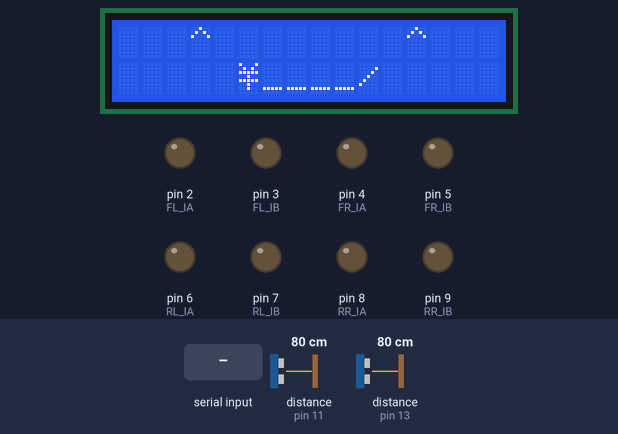
Bench run of a sketch on a simulated Arduino Uno, built with avr-gcc and run on an emulated ATmega328P. Parts: 16×2 character LCD, output pins drawn as LEDs (lit = HIGH). Inputs (shaded band) come from the test bench; at power-on: distance to the obstacle (sensors on pin 13, pin 11) 80 cm. The echo pulse lasts 58.3 µs per cm; pins used as bus, display or sensor lines are not drawn; what the sketch prints to the serial monitor is not drawn.

Above: at 1.2 s.
1.3 s: byte 49 ('1') received over Serial
At 3.3 s:
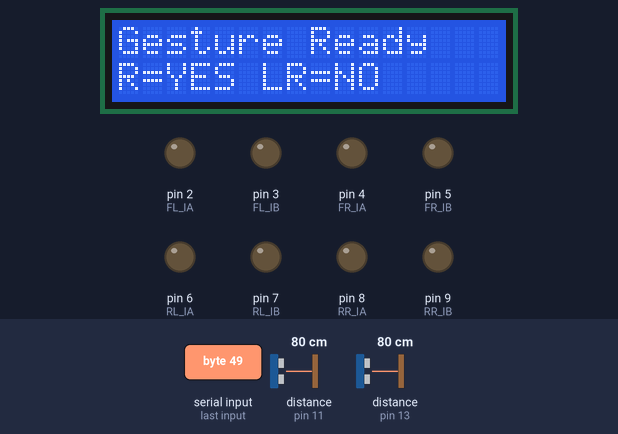
3.8 s: distance to the obstacle (sensor on pin 13) set to 2 cm
At 6.0 s:
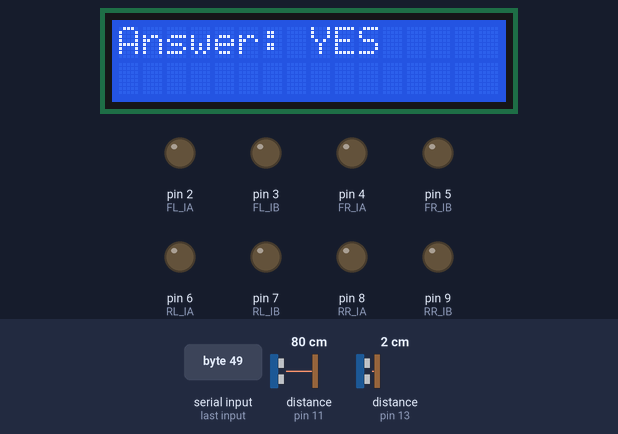
6.8 s: byte 50 ('2') received over Serial
At 8.6 s:
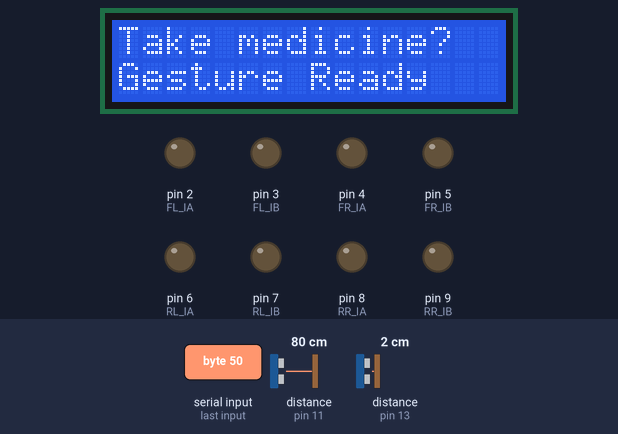
12.8 s: byte 51 ('3') received over Serial
At 13.6 s:
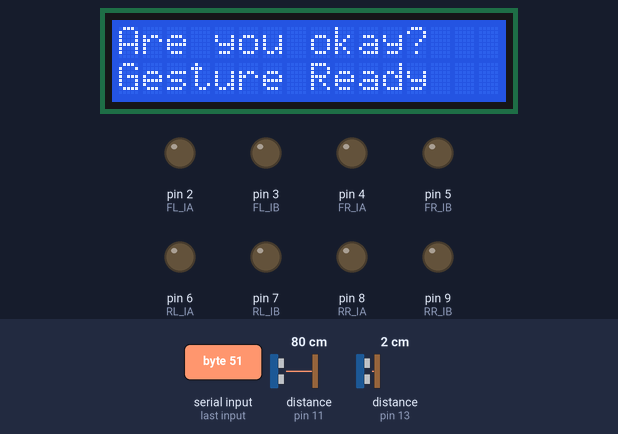
15.3 s: "F\n" received over Serial
At 18.6 s:
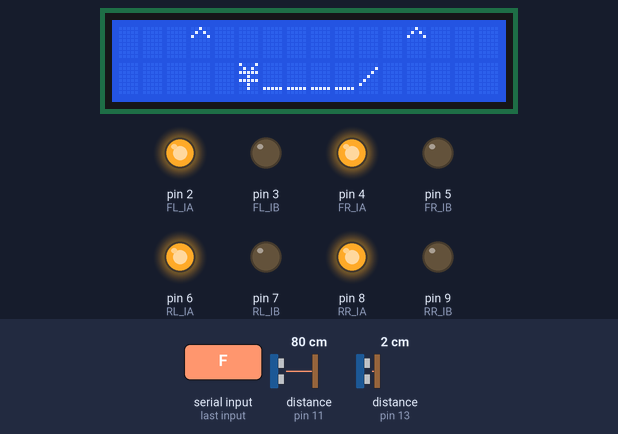
Timing chart, 0 to 19.3 s (numbered marks = the images above; inputs shaded):
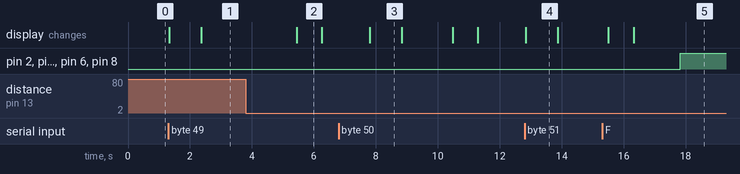

The sketch:

gaonbot_uno.ino
```cpp
#include <Wire.h>
#include <LiquidCrystal_I2C.h>

LiquidCrystal_I2C lcd(0x27, 16, 2);


const int FL_IA = 2;
const int FL_IB = 3;

const int FR_IA = 4;
const int FR_IB = 5;

const int RL_IA = 6;
const int RL_IB = 7;

const int RR_IA = 8;
const int RR_IB = 9;

// =====================
// 초음파 센서 핀
// =====================
const int LEFT_TRIG = 10;
const int LEFT_ECHO = 11;

const int RIGHT_TRIG = 12;
const int RIGHT_ECHO = 13;

// =====================
// 제스처 설정
// =====================
const int HAND_DISTANCE = 7;
const unsigned long GESTURE_TIME = 8000;
const unsigned long YES_HOLD_TIME = 1500;
const int NO_ALTERNATE_COUNT = 3;

void setup() {
  // UNO 기본 시리얼 D0/D1 사용
  // ESP32-CAM과 통신 속도 4800
  Serial.begin(4800);

  pinMode(FL_IA, OUTPUT);
  pinMode(FL_IB, OUTPUT);

  pinMode(FR_IA, OUTPUT);
  pinMode(FR_IB, OUTPUT);

  pinMode(RL_IA, OUTPUT);
  pinMode(RL_IB, OUTPUT);

  pinMode(RR_IA, OUTPUT);
  pinMode(RR_IB, OUTPUT);

  pinMode(LEFT_TRIG, OUTPUT);
  pinMode(LEFT_ECHO, INPUT);

  pinMode(RIGHT_TRIG, OUTPUT);
  pinMode(RIGHT_ECHO, INPUT);

  stopMotor();

  lcd.init();
  lcd.backlight();

  showHappyFace();
}

void loop() {
  if (Serial.available()) {
    char cmd = Serial.read();

    if (cmd != '\n' && cmd != '\r') {
      runCommand(cmd);
    }
  }
}

void runCommand(char cmd) {
  if (cmd == 'F' || cmd == 'f') {
    forward();
  }
  else if (cmd == 'B' || cmd == 'b') {
    backward();
  }
  else if (cmd == 'L' || cmd == 'l') {
    left();
  }
  else if (cmd == 'R' || cmd == 'r') {
    right();
  }
  else if (cmd == 'S' || cmd == 's') {
    stopMotor();
  }
  else if (cmd == '1') {
    stopMotor();
    showMessageAndGesture("Did you eat?");
  }
  else if (cmd == '2') {
    stopMotor();
    showMessageAndGesture("Take medicine?");
  }
  else if (cmd == '3') {
    stopMotor();
    showMessageAndGesture("Are you okay?");
  }
  else if (cmd == 'T' || cmd == 't') {
    sendYesToESP();
    showYesFace();
    delay(1500);
    showHappyFace();
  }
}

// =====================
// LCD 얼굴
// =====================
void showHappyFace() {
  lcd.clear();

  lcd.setCursor(3, 0);
  lcd.print("^");

  lcd.setCursor(12, 0);
  lcd.print("^");

  lcd.setCursor(5, 1);
  lcd.print("\\____/");
}

void showYesFace() {
  lcd.clear();

  lcd.setCursor(3, 0);
  lcd.print("^");

  lcd.setCursor(12, 0);
  lcd.print("^");

  lcd.setCursor(5, 1);
  lcd.print("\\____/");
}

void showNoFace() {
  lcd.clear();

  lcd.setCursor(3, 0);
  lcd.print("T");

  lcd.setCursor(12, 0);
  lcd.print("T");

  lcd.setCursor(5, 1);
  lcd.print("/----\\");
}

void showNoResponseFace() {
  lcd.clear();

  lcd.setCursor(3, 0);
  lcd.print("-");

  lcd.setCursor(12, 0);
  lcd.print("-");

  lcd.setCursor(5, 1);
  lcd.print("------");
}

// =====================
// ESP32-CAM으로 결과 전송
// =====================
void sendYesToESP() {
  Serial.write('Y');
}

void sendNoToESP() {
  Serial.write('N');
}

void sendNoResponseToESP() {
  Serial.write('X');
}

// =====================
// 메시지 + 제스처
// =====================
void showMessageAndGesture(String msg) {
  lcd.clear();
  lcd.setCursor(0, 0);
  lcd.print(msg);
  lcd.setCursor(0, 1);
  lcd.print("Gesture Ready");

  delay(1000);

  waitGesture();

  delay(1500);

  showHappyFace();
}

long getDistance(int trigPin, int echoPin) {
  digitalWrite(trigPin, LOW);
  delayMicroseconds(2);

  digitalWrite(trigPin, HIGH);
  delayMicroseconds(10);
  digitalWrite(trigPin, LOW);

  long duration = pulseIn(echoPin, HIGH, 30000);

  if (duration == 0) {
    return -1;
  }

  long distance = duration * 0.034 / 2;
  return distance;
}

void waitGesture() {
  unsigned long startTime = millis();

  unsigned long rightHoldStart = 0;
  bool rightHolding = false;

  int lastSide = 0;
  int alternateCount = 0;

  lcd.clear();
  lcd.setCursor(0, 0);
  lcd.print("Gesture Ready");
  lcd.setCursor(0, 1);
  lcd.print("R=YES LR=NO");

  while (millis() - startTime < GESTURE_TIME) {
    long leftDistance = getDistance(LEFT_TRIG, LEFT_ECHO);
    delay(40);

    long rightDistance = getDistance(RIGHT_TRIG, RIGHT_ECHO);
    delay(40);

    bool leftClose = (leftDistance > 0 && leftDistance <= HAND_DISTANCE);
    bool rightClose = (rightDistance > 0 && rightDistance <= HAND_DISTANCE);

    // YES: 오른쪽 센서 1.5초 유지
    if (rightClose && !leftClose) {
      if (rightHolding == false) {
        rightHolding = true;
        rightHoldStart = millis();
      }

      if (millis() - rightHoldStart >= YES_HOLD_TIME) {
        sendYesToESP();

        lcd.clear();
        lcd.setCursor(0, 0);
        lcd.print("Answer: YES");

        delay(800);
        showYesFace();

        return;
      }
    }
    else {
      rightHolding = false;
      rightHoldStart = 0;
    }

    // NO: 좌우 번갈아 감지
    int currentSide = 0;

    if (leftClose && !rightClose) {
      currentSide = 1;
    }
    else if (rightClose && !leftClose) {
      currentSide = 2;
    }

    if (currentSide != 0) {
      if (lastSide == 0) {
        lastSide = currentSide;
      }
      else if (currentSide != lastSide) {
        alternateCount++;
        lastSide = currentSide;

        lcd.clear();
        lcd.setCursor(0, 0);
        lcd.print("NO Gesture");
        lcd.setCursor(0, 1);
        lcd.print("Count: ");
        lcd.print(alternateCount);
      }
    }

    if (alternateCount >= NO_ALTERNATE_COUNT) {
      sendNoToESP();

      lcd.clear();
      lcd.setCursor(0, 0);
      lcd.print("Answer: NO");

      delay(800);
      showNoFace();

      return;
    }
  }

  // 시간 초과
  sendNoResponseToESP();

  lcd.clear();
  lcd.setCursor(0, 0);
  lcd.print("No Response");

  delay(800);
  showNoResponseFace();
}

// =====================
// 모터 제어
// =====================
void forward() {
  digitalWrite(FL_IA, HIGH);
  digitalWrite(FL_IB, LOW);

  digitalWrite(FR_IA, HIGH);
  digitalWrite(FR_IB, LOW);

  digitalWrite(RL_IA, HIGH);
  digitalWrite(RL_IB, LOW);

  digitalWrite(RR_IA, HIGH);
  digitalWrite(RR_IB, LOW);
}

void backward() {
  digitalWrite(FL_IA, LOW);
  digitalWrite(FL_IB, HIGH);

  digitalWrite(FR_IA, LOW);
  digitalWrite(FR_IB, HIGH);

  digitalWrite(RL_IA, LOW);
  digitalWrite(RL_IB, HIGH);

  digitalWrite(RR_IA, LOW);
  digitalWrite(RR_IB, HIGH);
}

void left() {
  digitalWrite(FL_IA, LOW);
  digitalWrite(FL_IB, HIGH);

  digitalWrite(RL_IA, LOW);
  digitalWrite(RL_IB, HIGH);

  digitalWrite(FR_IA, HIGH);
  digitalWrite(FR_IB, LOW);

  digitalWrite(RR_IA, HIGH);
  digitalWrite(RR_IB, LOW);
}

void right() {
  digitalWrite(FL_IA, HIGH);
  digitalWrite(FL_IB, LOW);

  digitalWrite(RL_IA, HIGH);
  digitalWrite(RL_IB, LOW);

  digitalWrite(FR_IA, LOW);
  digitalWrite(FR_IB, HIGH);

  digitalWrite(RR_IA, LOW);
  digitalWrite(RR_IB, HIGH);
}

void stopMotor() {
  digitalWrite(FL_IA, LOW);
  digitalWrite(FL_IB, LOW);

  digitalWrite(FR_IA, LOW);
  digitalWrite(FR_IB, LOW);

  digitalWrite(RL_IA, LOW);
  digitalWrite(RL_IB, LOW);

  digitalWrite(RR_IA, LOW);
  digitalWrite(RR_IB, LOW);
}
```

Measured:
- after the input at 1.3 s, the display: first changes at once (image 1 shows a later state)
- after the input at 3.8 s, the display: changes after 1.6 s (image 2)
- after the input at 6.8 s, the display: changes after 1.0 s (image 3)
- after the input at 12.8 s, the display: changes at once (image 4)
- after the input at 15.3 s, pin 2 (FL_IA), pin 4 (FR_IA), pin 6 (RL_IA), pin 8 (RR_IA): LOW → HIGH after 2.5 s
- what the display in image 2 shows lasts 0.9 s, from 5.4 s to 6.3 s
- what the display in image 3 shows lasts 1.0 s, from 7.8 s to 8.8 s
